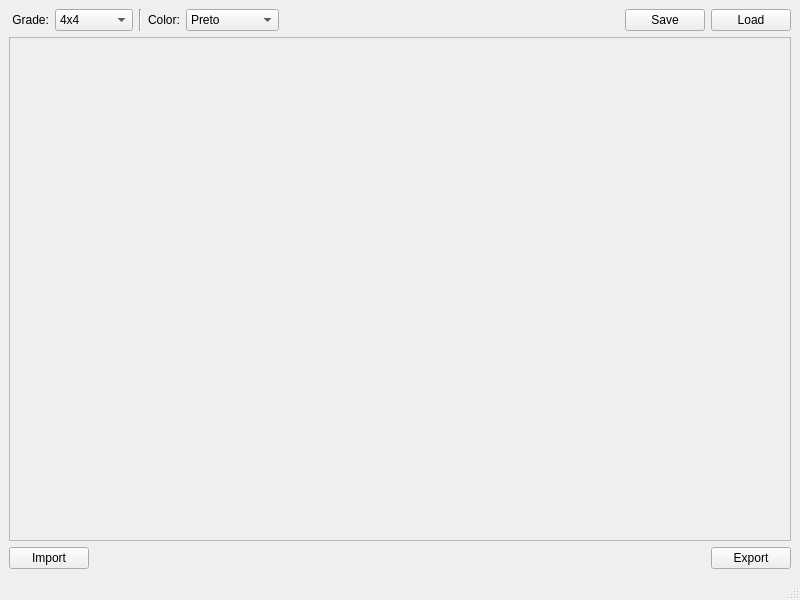
<?xml version="1.0" encoding="UTF-8"?>
<ui version="4.0">
 <class>MainWindow</class>
 <widget class="QMainWindow" name="MainWindow">
  <property name="geometry">
   <rect>
    <x>0</x>
    <y>0</y>
    <width>800</width>
    <height>600</height>
   </rect>
  </property>
  <property name="windowTitle">
   <string>Drawing App</string>
  </property>
  <widget class="QWidget" name="centralwidget">
   <layout class="QVBoxLayout" name="verticalLayout_Main">
    <item>
     <layout class="QHBoxLayout" name="horizontalLayout_TopControls">
      <item>
       <widget class="QLabel" name="labelGridSize">
        <property name="text">
         <string> Grade:</string>
        </property>
       </widget>
      </item>
      <item>
       <widget class="QComboBox" name="gridSizeComboBox">
        <property name="toolTip">
         <string>Select the grid dimensions for the drawing area</string>
        </property>
        <item>
         <property name="text">
          <string>4x4</string>
         </property>
        </item>
        <item>
         <property name="text">
          <string>5x5</string>
         </property>
        </item>
        <item>
         <property name="text">
          <string>6x6</string>
         </property>
        </item>
        <item>
         <property name="text">
          <string>7x7</string>
         </property>
        </item>
        <item>
         <property name="text">
          <string>8x8</string>
         </property>
        </item>
        <item>
         <property name="text">
          <string>9x9</string>
         </property>
        </item>
        <item>
         <property name="text">
          <string>10x10</string>
         </property>
        </item>
        <item>
         <property name="text">
          <string>11x11</string>
         </property>
        </item>
        <item>
         <property name="text">
          <string>12x12</string>
         </property>
        </item>
        <item>
         <property name="text">
          <string>13x13</string>
         </property>
        </item>
        <item>
         <property name="text">
          <string>14x14</string>
         </property>
        </item>
        <item>
         <property name="text">
          <string>15x15</string>
         </property>
        </item>
        <item>
         <property name="text">
          <string>16x16</string>
         </property>
        </item>
        <item>
         <property name="text">
          <string>128x128</string>
         </property>
        </item>
       </widget>
      </item>
      <item>
       <widget class="Line" name="line_Separator1">
        <property name="orientation">
         <enum>Qt::Orientation::Vertical</enum>
        </property>
       </widget>
      </item>
      <item>
       <widget class="QLabel" name="labelColor">
        <property name="text">
         <string>Color:</string>
        </property>
       </widget>
      </item>
      <item>
       <widget class="QComboBox" name="comboBox">
        <item>
         <property name="text">
          <string>Preto</string>
         </property>
        </item>
        <item>
         <property name="text">
          <string>Branco</string>
         </property>
        </item>
        <item>
         <property name="text">
          <string>CinzaClaro</string>
         </property>
        </item>
        <item>
         <property name="text">
          <string>Cinza</string>
         </property>
        </item>
        <item>
         <property name="text">
          <string>Marron</string>
         </property>
        </item>
        <item>
         <property name="text">
          <string>Vermelho</string>
         </property>
        </item>
        <item>
         <property name="text">
          <string>Laranja</string>
         </property>
        </item>
        <item>
         <property name="text">
          <string>Amarelo</string>
         </property>
        </item>
        <item>
         <property name="text">
          <string>VerdeClaro</string>
         </property>
        </item>
        <item>
         <property name="text">
          <string>Verde</string>
         </property>
        </item>
        <item>
         <property name="text">
          <string>Cyano</string>
         </property>
        </item>
        <item>
         <property name="text">
          <string>AzulClaro</string>
         </property>
        </item>
        <item>
         <property name="text">
          <string>Azul</string>
         </property>
        </item>
        <item>
         <property name="text">
          <string>Roxo</string>
         </property>
        </item>
        <item>
         <property name="text">
          <string>Magenta</string>
         </property>
        </item>
        <item>
         <property name="text">
          <string>Rosa</string>
         </property>
        </item>
       </widget>
      </item>
      <item>
       <spacer name="horizontalSpacer">
        <property name="orientation">
         <enum>Qt::Orientation::Horizontal</enum>
        </property>
        <property name="sizeType">
         <enum>QSizePolicy::Policy::Expanding</enum>
        </property>
        <property name="sizeHint" stdset="0">
         <size>
          <width>40</width>
          <height>20</height>
         </size>
        </property>
       </spacer>
      </item>
      <item>
       <widget class="QPushButton" name="saveButton">
        <property name="toolTip">
         <string>Save the current drawing state</string>
        </property>
        <property name="text">
         <string>Save</string>
        </property>
        <property name="icon">
         <iconset theme="document-save"/>
        </property>
       </widget>
      </item>
      <item>
       <widget class="QPushButton" name="loadButton">
        <property name="toolTip">
         <string>Load a previously saved drawing state</string>
        </property>
        <property name="text">
         <string>Load</string>
        </property>
        <property name="icon">
         <iconset theme="document-open"/>
        </property>
       </widget>
      </item>
     </layout>
    </item>
    <item>
     <widget class="QFrame" name="areaDesenho">
      <property name="sizePolicy">
       <sizepolicy hsizetype="Expanding" vsizetype="Expanding">
        <horstretch>0</horstretch>
        <verstretch>1</verstretch>
       </sizepolicy>
      </property>
      <property name="frameShape">
       <enum>QFrame::Shape::StyledPanel</enum>
      </property>
      <property name="frameShadow">
       <enum>QFrame::Shadow::Sunken</enum>
      </property>
      <layout class="QVBoxLayout" name="verticalLayout_DrawingArea">
       <property name="leftMargin">
        <number>0</number>
       </property>
       <property name="topMargin">
        <number>0</number>
       </property>
       <property name="rightMargin">
        <number>0</number>
       </property>
       <property name="bottomMargin">
        <number>0</number>
       </property>
       <item>
        <widget class="QWidget" name="drawingAreaWidgetPlaceholder" native="true">
         <property name="sizePolicy">
          <sizepolicy hsizetype="Expanding" vsizetype="Expanding">
           <horstretch>0</horstretch>
           <verstretch>0</verstretch>
          </sizepolicy>
         </property>
         <property name="minimumSize">
          <size>
           <width>200</width>
           <height>200</height>
          </size>
         </property>
         <property name="toolTip">
          <string>Drawing Area</string>
         </property>
         <property name="autoFillBackground">
          <bool>true</bool>
         </property>
        </widget>
       </item>
      </layout>
     </widget>
    </item>
    <item>
     <layout class="QHBoxLayout" name="horizontalLayout_BottomControls">
      <item>
       <widget class="QPushButton" name="importButton">
        <property name="toolTip">
         <string>Import data/image into the drawing area</string>
        </property>
        <property name="text">
         <string>Import</string>
        </property>
        <property name="icon">
         <iconset theme="document-import"/>
        </property>
       </widget>
      </item>
      <item>
       <spacer name="horizontalSpacer_Bottom">
        <property name="orientation">
         <enum>Qt::Orientation::Horizontal</enum>
        </property>
        <property name="sizeHint" stdset="0">
         <size>
          <width>40</width>
          <height>20</height>
         </size>
        </property>
       </spacer>
      </item>
      <item>
       <widget class="QPushButton" name="exportButton">
        <property name="toolTip">
         <string>Export the drawing area contents</string>
        </property>
        <property name="text">
         <string>Export</string>
        </property>
        <property name="icon">
         <iconset theme="document-export"/>
        </property>
       </widget>
      </item>
     </layout>
    </item>
   </layout>
  </widget>
  <widget class="QMenuBar" name="menubar">
   <property name="geometry">
    <rect>
     <x>0</x>
     <y>0</y>
     <width>800</width>
     <height>33</height>
    </rect>
   </property>
  </widget>
  <widget class="QStatusBar" name="statusbar"/>
 </widget>
 <resources/>
 <connections/>
</ui>
